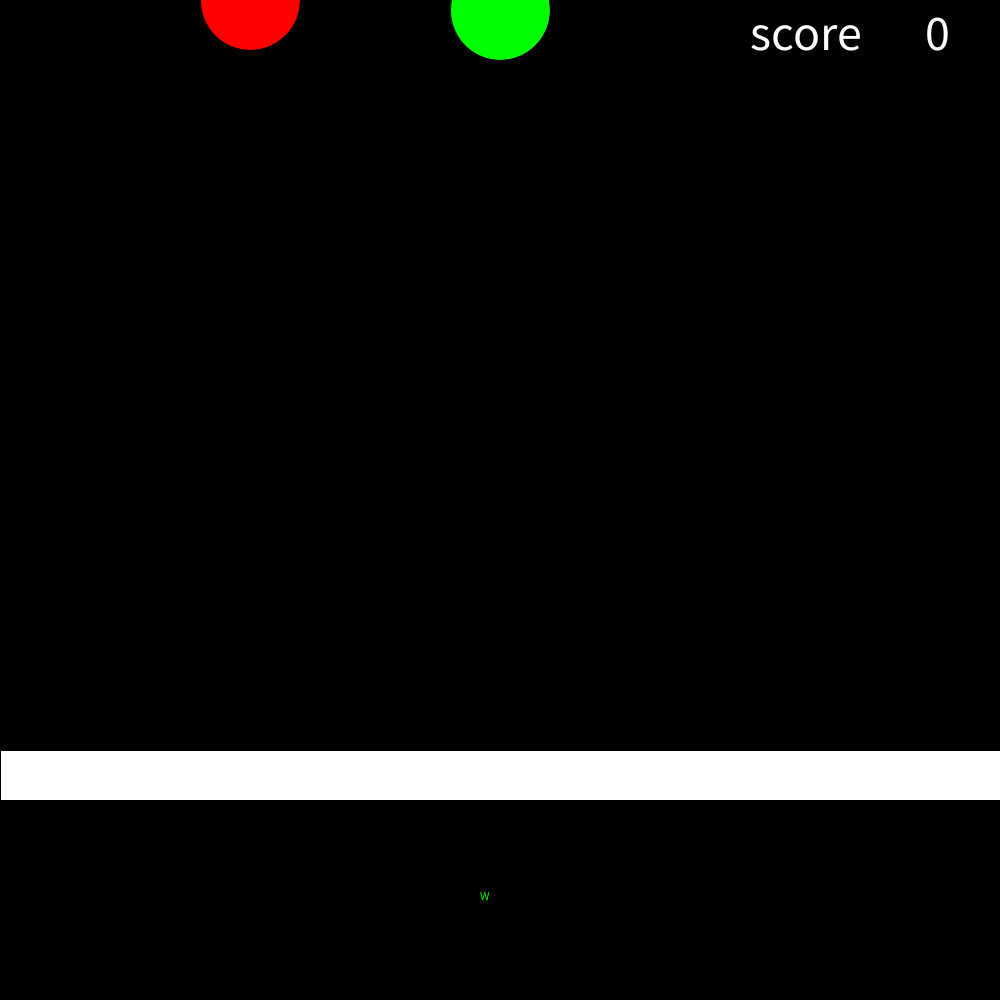
Frame 1 (no input)
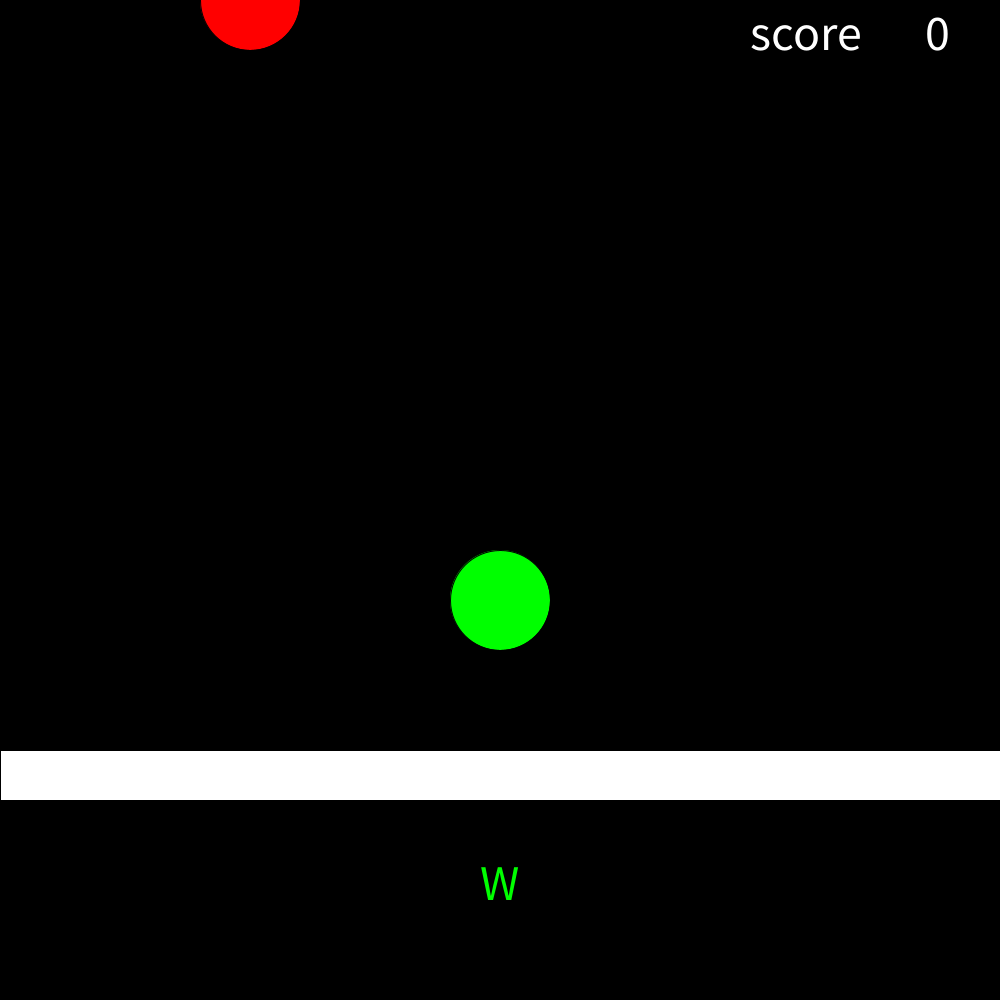
Frame 60 (the mouse pressed at the canvas centre just before this capture)
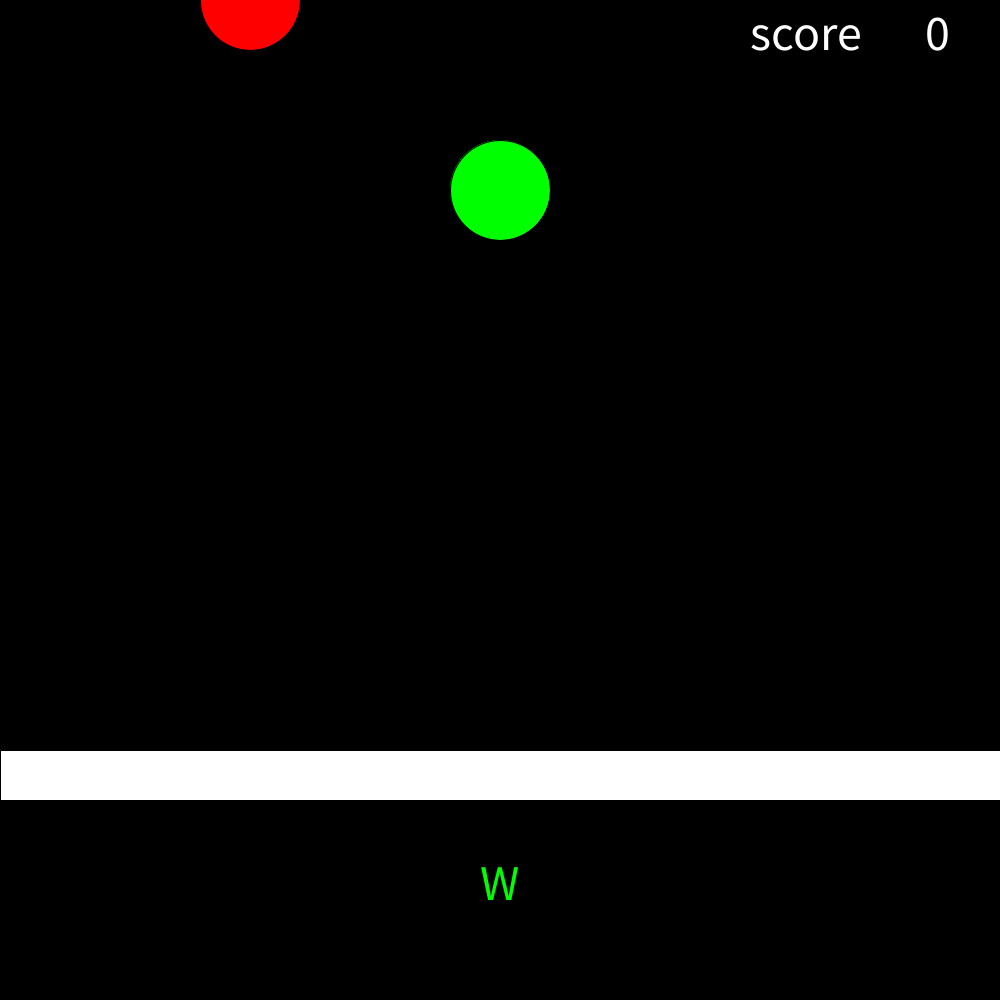
Frame 120 (the mouse held since frame 60 and released just before this capture)

The Processing sketch that drew these frames (run headless with seeded random() and noise(); from frame 60 on, the mouse is pressed at the canvas centre):

// Processing sketch: sketch_220615a
// ── sketch_220615a.pde
int BallW=0;
int BallQ=0;
int score=0;
void setup()
{
  size(1000, 1000);
}
void draw()
{
  BallW=BallW+10;
  background(0, 0, 0);
  fill(255,0,0);
  ellipse(250,0,100,100);
  fill(0,255,0);
  ellipse(500, BallW, 100, 100);
  text("W",480,900);
  fill(255,255,255);
  rect(0,750,1000,50);
  if (BallW>1000)
  {
    BallW=0;
  }
  textSize(50);
  text("score", 750, 50);
  text(score, 925, 50);
}
void keyPressed()
{
  if (key=='w' && BallW>800)
  {
    score=score+1;
    BallW=0;
  }
}
